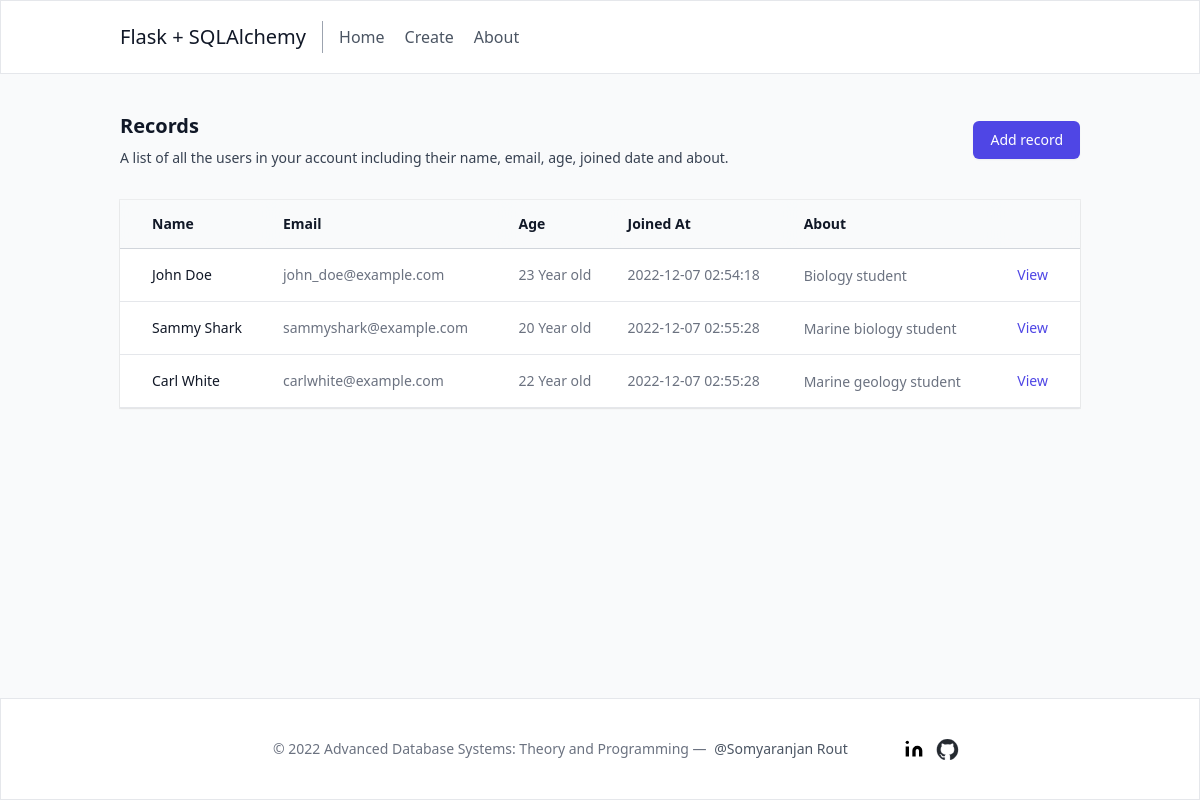
Before: / with the older database file.
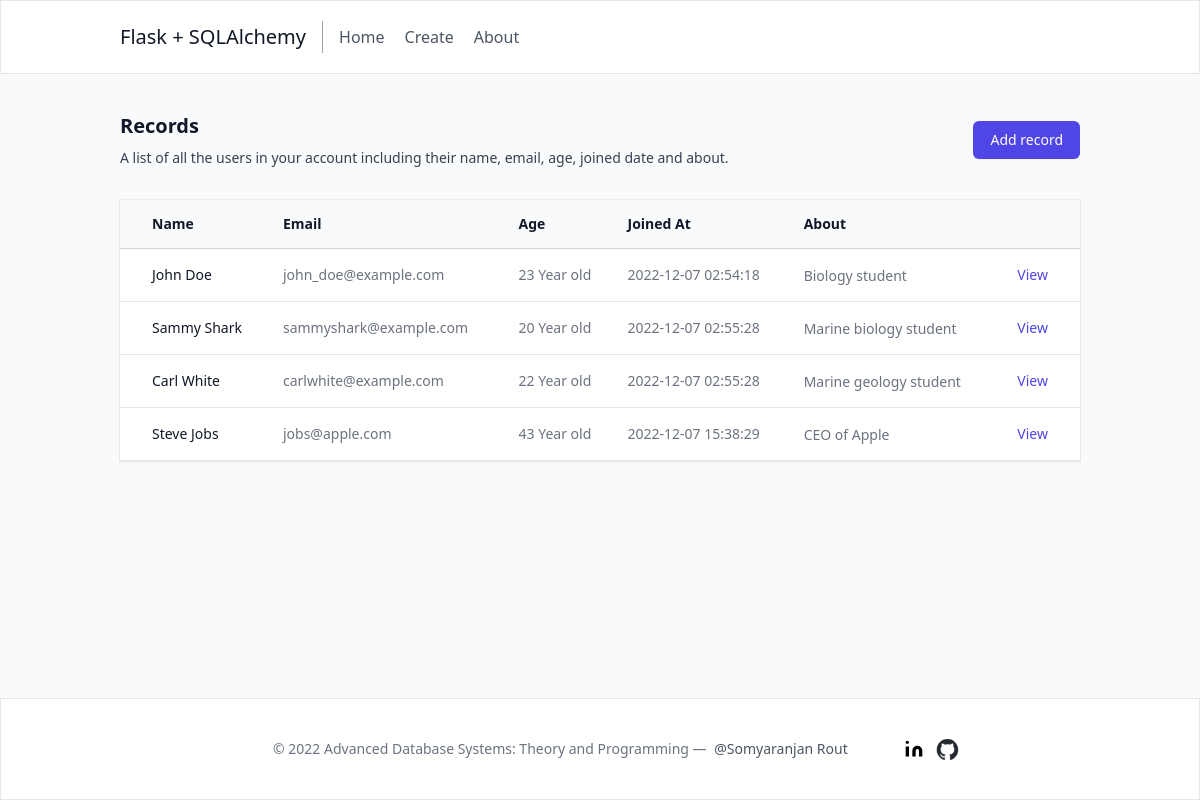
After: the same page with the newer database file.
### app.py (models this page shows, shortened)
class Student(db.Model):
    id = db.Column(db.Integer, primary_key=True)
    firstname = db.Column(db.String(100), nullable=False)
    lastname = db.Column(db.String(100), nullable=False)
    email = db.Column(db.String(80), unique=True, nullable=False)
    age = db.Column(db.Integer)
    about = db.Column(db.Text)
    created_at = db.Column(db.DateTime(timezone=True),
                           server_default=func.now())

### app.py (the view)
@app.route('/')
def index():
    students = Student.query.all()
    return render_template("index.html", students=students)

### templates/index.html (shortened to what this page needs)
{% extends 'base.html' %}
{% block body %}
<div class="mt-8 px-4 sm:px-6 lg:px-8">
    <div class="sm:flex sm:items-center">
      <div class="sm:flex-auto">
        <h1 class="text-xl font-semibold text-gray-900">Records</h1>
        <p class="mt-2 text-sm text-gray-700">A list of all the users in your account including their name, email, age, joined date and about.</p>
      </div>
      <a href="/create" class="mt-4 sm:mt-0 sm:ml-16 sm:flex-none">
        <button type="button" class="inline-flex items-center justify-center rounded-md border border-transparent bg-indigo-600 px-4 py-2 text-sm font-medium text-white shadow-sm hover:bg-indigo-700 focus:outline-none focus:ring-2 focus:ring-indigo-500 focus:ring-offset-2 sm:w-auto">Add record</button>
      </a>
    </div>
    <div class="mt-8 flex flex-col">
      <div class="-my-2 -mx-4 sm:-mx-6 lg:-mx-8">
        <div class="inline-block min-w-full px-4 sm:px-6 lg:px-8 py-2 align-middle">
          <div class="shadow-sm ring-1 ring-black ring-opacity-5">
            <table class="min-w-full border-separate rounded-lg" style="border-spacing: 0">
              <thead class="bg-gray-50">
                <tr>
                  <th scope="col" class="sticky top-0 z-10 border-b border-gray-300 bg-gray-50 bg-opacity-75 py-3.5 pl-4 pr-3 text-left text-sm font-semibold text-gray-900 backdrop-blur backdrop-filter sm:pl-6 lg:pl-8">Name</th>
                  <th scope="col" class="sticky top-0 z-10 hidden border-b border-gray-300 bg-gray-50 bg-opacity-75 px-3 py-3.5 text-left text-sm font-semibold text-gray-900 backdrop-blur backdrop-filter sm:table-cell">Email</th>
                  <th scope="col" class="sticky top-0 z-10 hidden border-b border-gray-300 bg-gray-50 bg-opacity-75 px-3 py-3.5 text-left text-sm font-semibold text-gray-900 backdrop-blur backdrop-filter lg:table-cell">Age</th>
                  <th scope="col" class="sticky top-0 z-10 hidden border-b border-gray-300 bg-gray-50 bg-opacity-75 px-3 py-3.5 text-left text-sm font-semibold text-gray-900 backdrop-blur backdrop-filter lg:table-cell">Joined At</th>
                  <th scope="col" class="sticky top-0 z-10 hidden border-b border-gray-300 bg-gray-50 bg-opacity-75 px-3 py-3.5 text-left text-sm font-semibold text-gray-900 backdrop-blur backdrop-filter lg:table-cell">About</th>
                  <th scope="col" class="sticky top-0 z-10 border-b border-gray-300 bg-gray-50 bg-opacity-75 py-3.5 pr-4 pl-3 backdrop-blur backdrop-filter sm:pr-6 lg:pr-8">
                  </th>
                </tr>
              </thead>
              <tbody class="bg-white">
                {% for student in students %}
                  <tr>
                    <td class="whitespace-nowrap border-b border-gray-200 py-4 pl-4 pr-3 text-sm font-medium text-gray-900 sm:pl-6 lg:pl-8">{{ student.firstname }} {{ student.lastname }}</td>
                    <td class="whitespace-nowrap border-b border-gray-200 px-3 py-4 text-sm text-gray-500 hidden sm:table-cell">{{ student.email }}</td>
                    <td class="whitespace-nowrap border-b border-gray-200 px-3 py-4 text-sm text-gray-500 hidden lg:table-cell">{{ student.age }} Year old</td>
                    <td class="whitespace-nowrap border-b border-gray-200 px-3 py-4 text-sm text-gray-500 hidden lg:table-cell">{{ student.created_at }}</td>
                    <td class="max-w-xs overflow-x-auto border-b border-gray-200 px-3 hidden lg:table-cell">
                      <span class="about whitespace-nowrap text-sm text-gray-500">
                        {{ student.about }}
                      </span>
                    </td>
                    <td class="relative whitespace-nowrap border-b border-gray-200 py-4 pr-4 pl-3 text-right text-sm font-medium sm:pr-6 lg:pr-8">
                      <a href="/{{ student.id }}/read" class="text-indigo-600 hover:text-indigo-900">View</a>
                    </td>
                  </tr>
                {% endfor %}
              </tbody>
            </table>
          </div>
        </div>
      </div>
    </div>
  </div>
{% endblock %}

### templates/base.html (shortened to what this page needs)
<!DOCTYPE html>
<html lang="en">
<head>
    <script src="https://cdn.tailwindcss.com"></script>
</head>
<body class="bg-gray-50 ">
    <header class="bg-white fixed z-10 w-full text-gray-600 body-font border border-b">
        <div class="container mx-auto flex flex-wrap p-5 flex-col md:flex-row items-center">
          <a class="flex title-font font-medium items-center text-gray-900 mb-4 md:mb-0">
            <span class="ml-3 text-xl">Flask + SQLAlchemy</span>
          </a>
          <nav class="md:mr-auto md:ml-4 md:py-1 md:pl-4 md:border-l md:border-gray-400	flex flex-wrap items-center text-base justify-center">
            <a href="{{ url_for('index') }}" class="mr-5 hover:text-gray-900">Home</a>
            <a href="{{ url_for('create') }}" class="mr-5 hover:text-gray-900">Create</a>
            <a href="{{ url_for('about') }}" class="mr-5 hover:text-gray-900">About</a>
          </nav>
        </div>
      </header>
      <div class="pt-20 container mx-auto">
        {% block body %}
        {% endblock %}
      </div>
      <footer class="container mx-auto text-gray-600 body-font">
        <div class="px-4 lg:px-60 py-8 flex items-center sm:flex-row flex-col border border-t fixed bottom-0 left-0 right-0 bg-white z-10 w-full">
          <p class="text-sm text-gray-500 sm:text-center sm:ml-4 sm:pl-4 sm:py-2 sm:mt-0 mt-4">© 2022 Advanced Database Systems: Theory and Programming —
            <a href="https://www.linkedin.com/in/somyaranjanrout/" class="text-gray-600 ml-1" rel="noopener noreferrer" target="_blank">@Somyaranjan Rout</a>
          </p>
          <span class="inline-flex sm:ml-auto sm:mt-0 mt-4 justify-center sm:justify-start">
            <a href="https://www.linkedin.com/in/somyaranjanrout/" class="ml-3 text-black">
              <svg fill="currentColor" stroke="currentColor" stroke-linecap="round" stroke-linejoin="round" stroke-width="0" class="w-5 h-5" viewBox="0 0 24 24">
                <path stroke="none" d="M16 8a6 6 0 016 6v7h-4v-7a2 2 0 00-2-2 2 2 0 00-2 2v7h-4v-7a6 6 0 016-6zM2 9h4v12H2z"></path>
                <circle cx="4" cy="4" r="2" stroke="none"></circle>
              </svg>
            </a>
            <a href="https://github.com/somyaranjan26" class="ml-3 text-gray-500">
            </a>
          </span>
        </div>
      </footer>
</body>
</html>

Changed rows visible on the page:
added Student: firstname "Steve", lastname "Jobs", email "jobs@apple.com", age "43", created_at "2022-12-07 15:38:29", about "CEO of Apple"
